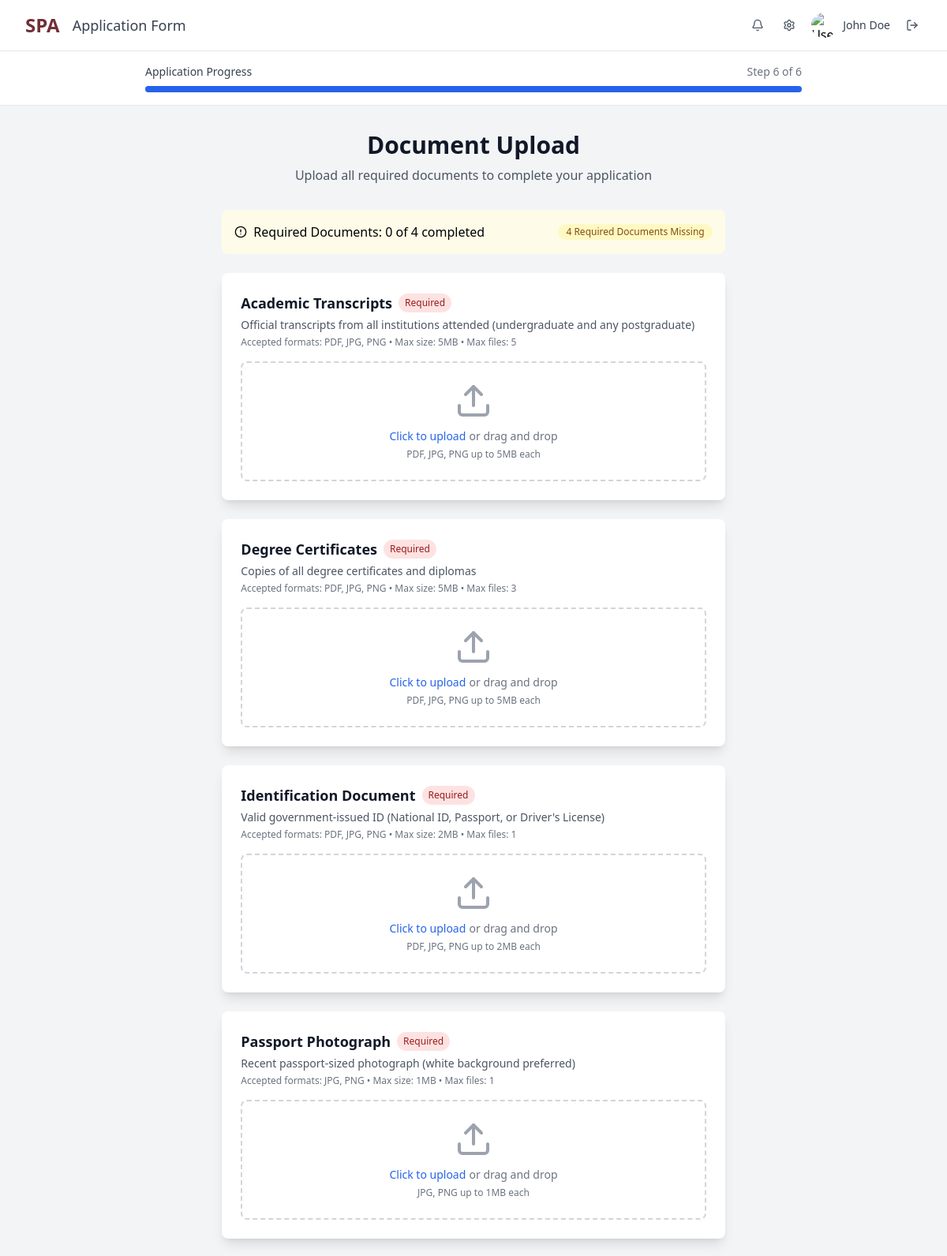
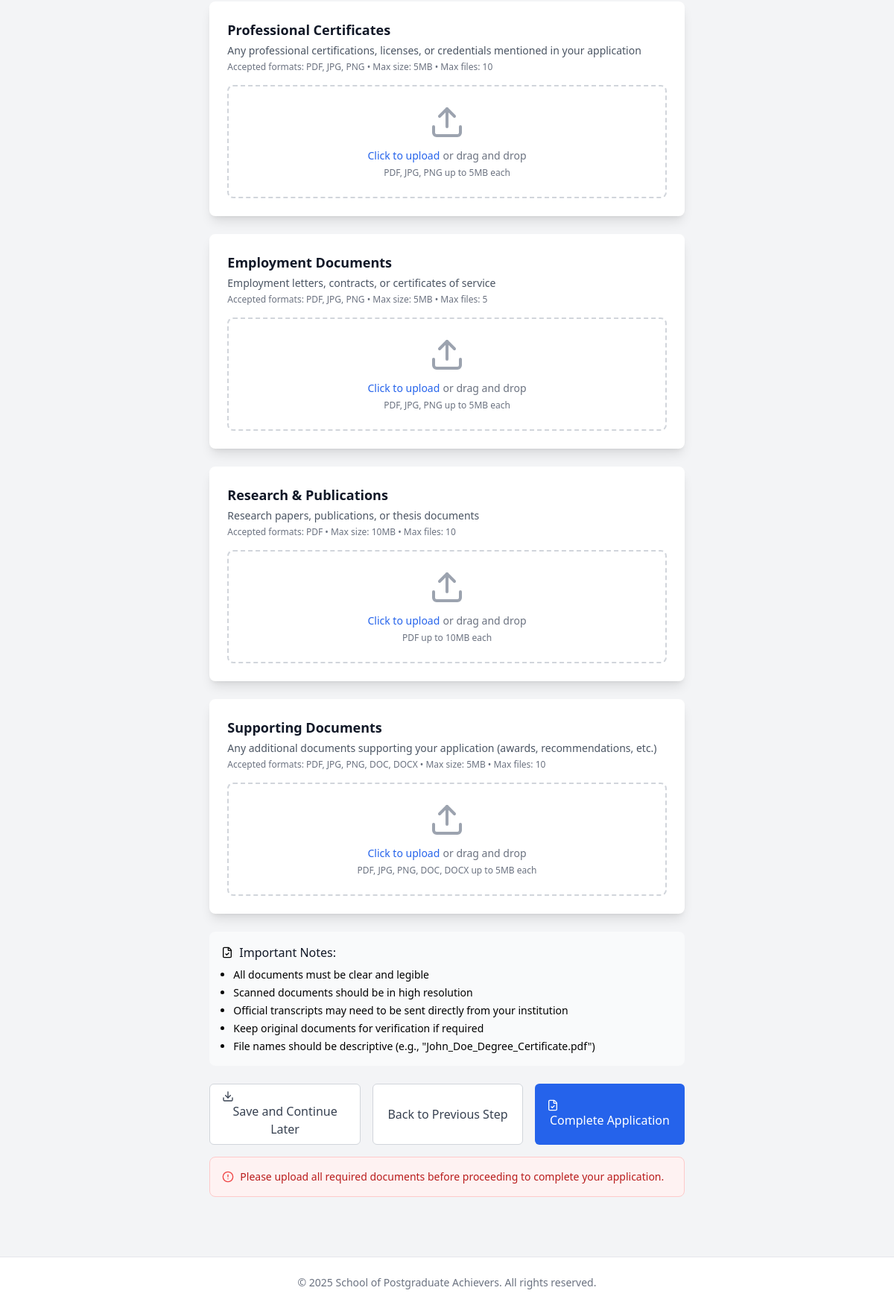
The app's page /apply/8/ (signed in) with its own data (2 pictures, top to bottom).
### application/models.py (models this page shows, shortened)
class DocumentCategory(models.Model):
    applicant = models.ForeignKey(Application, on_delete=models.CASCADE, related_name='document_categories')
    session = models.ForeignKey(Session, on_delete=models.CASCADE)
    title = models.CharField(max_length=255)
    description = models.TextField()
    required = models.BooleanField(default=False)
    accepted_formats = models.CharField(
        max_length=100,  # Sufficient for a list like "PDF,JPG,PNG"
        default="PDF,JPG,PNG",
        help_text="Comma-separated list of accepted file formats (e.g., PDF,JPG,PNG)"
    )
    max_size_mb = models.PositiveIntegerField(default=5, help_text="Maximum file size in MB")
    max_files = models.PositiveIntegerField(default=1, help_text="Maximum number of files allowed")
    def get_accepted_formats(self):
        return [f.strip() for f in self.accepted_formats.split(',') if f.strip()]

### application/views.py (the view, shortened to what this page needs)
# urls.py: path('apply/8/', views.ApplyEight, name='apply_eight'),
def ApplyEight(request):
    if request.user.is_authenticated:
        user = request.user
        applicant = get_object_or_404(Application, applicant=user)
        current_session = Session.objects.filter(is_current=True).first()
        context = {}
        document_categories = DocumentCategory.objects.filter(applicant=applicant, session=current_session)
        document_categories = DocumentCategory.objects.filter(applicant=applicant, session=current_session)
        required_categories = document_categories.filter(required=True)
        completed_required = required_categories.filter(files__isnull=False).count()
        total_required = required_categories.count()
        missing_required = total_required - completed_required
        for category in document_categories:
            category.accepted_formats_list = category.get_accepted_formats()  # Use the existing method
            category.accepted_formats_display = ', '.join(category.accepted_formats_list)
            category.accept_string = ','.join(f'.{fmt.lower()}' for fmt in category.accepted_formats_list)
        context = {
            'document_categories': document_categories,
            'completed_required': completed_required,
            'total_required': total_required,
            'missing_required': missing_required,
            'current_year': timezone.now().year,
        }
        if request.method == 'GET':
            return render(request, './application/applyeight.html', context)
    return redirect('/')  # Redirect if not authenticated

### templates/application/applyeight.html (shortened to what this page needs)
<!DOCTYPE html>
<html lang="en">
<head>
    <script src="https://cdn.tailwindcss.com"></script>
</head>
<body class="min-h-screen bg-gray-100 flex flex-col">
    <header class="bg-white shadow-sm border-b" aria-label="Application Header">
        <div class="max-w-7xl mx-auto px-4 sm:px-6 lg:px-8">
            <div class="flex justify-between items-center py-4">
                <div class="flex items-center">
                    <div class="flex-shrink-0">
                        <h1 class="text-2xl font-bold text-[#722F37]">SPA</h1>
                    </div>
                    <div class="ml-4">
                        <h2 class="text-lg font-medium text-gray-700">Application Form</h2>
                    </div>
                </div>
                <div class="flex items-center space-x-4">
                    <button class="p-1 text-gray-600 hover:text-gray-900" aria-label="Notifications">
                        <i data-lucide="bell" class="h-4 w-4"></i>
                    </button>
                    <button class="p-1 text-gray-600 hover:text-gray-900" aria-label="Settings">
                        <i data-lucide="settings" class="h-4 w-4"></i>
                    </button>
                    <div class="flex items-center space-x-2">
                        <img src="/placeholder.svg?height=40&width=40" alt="User Profile" class="h-8 w-8 rounded-full">
                        <span class="text-sm font-medium text-gray-700">John Doe</span>
                    </div>
                    <button class="p-1 text-gray-600 hover:text-gray-900" aria-label="Log out">
                        <i data-lucide="log-out" class="h-4 w-4"></i>
                    </button>
                </div>
            </div>
        </div>
    </header>
    <div class="bg-white border-b">
        <div class="max-w-4xl mx-auto px-4 sm:px-6 lg:px-8 py-4">
            <div class="flex items-center justify-between mb-2">
                <h3 class="text-sm font-medium text-gray-700">Application Progress</h3>
                <span class="text-sm text-gray-500">Step 6 of 6</span>
            </div>
            <div class="w-full bg-gray-200 rounded-full h-2">
                <div class="bg-blue-600 h-2 rounded-full" style="width: 100%;"></div>
            </div>
        </div>
    </div>
    <main class="flex-1 max-w-4xl mx-auto px-4 sm:px-6 lg:px-8 py-8" role="main">
        <div class="mb-8 text-center">
            <h1 class="text-3xl font-bold text-gray-900">Document Upload</h1>
            <p class="mt-2 text-gray-600">Upload all required documents to complete your application</p>
        </div>
        <div class="mb-6 p-4 rounded-lg {% if completed_required == total_required %}border-green-200 bg-green-50{% else %}border-yellow-200 bg-yellow-50{% endif %}" role="alert">
            <div class="flex items-center justify-between">
                <div class="flex items-center gap-2">
                    <i data-lucide="alert-circle" class="h-4 w-4"></i>
                    <span>
                        Required Documents: {{ completed_required }} of {{ total_required }} completed
                    </span>
                </div>
                {% if completed_required == total_required %}
                    <span class="inline-flex items-center px-2.5 py-0.5 rounded-full text-xs font-medium bg-green-100 text-green-800">
                        <i data-lucide="check-circle" class="h-3 w-3 mr-1"></i>
                        All Required Documents Uploaded
                    </span>
                {% else %}
                    <span class="inline-flex items-center px-2.5 py-0.5 rounded-full text-xs font-medium bg-yellow-100 text-yellow-800">
                        {{ missing_required }} Required Documents Missing
                    </span>
                {% endif %}
            </div>
        </div>
        <form method="post" enctype="multipart/form-data" id="upload-form">
            {% for category in document_categories %}
                <div class="mb-6 bg-white shadow-lg rounded-lg">
                    <div class="p-6">
                        <div class="flex items-start justify-between">
                            <div class="flex-1">
                                <div class="flex items-center gap-2">
                                    <h2 class="text-lg font-semibold text-gray-900">{{ category.title }}</h2>
                                    {% if category.required %}
                                        <span class="inline-flex items-center px-2 py-1 rounded-full text-xs font-medium bg-red-100 text-red-800">Required</span>
                                    {% endif %}
                                </div>
                                <p class="mt-1 text-sm text-gray-600">{{ category.description }}</p>
                                <p class="mt-1 text-xs text-gray-500">
                                    Accepted formats: {{ category.accepted_formats_list|join:', ' }} • Max size: {{ category.max_size_mb }}MB • Max files: {{ category.max_files }}
                                </p>
                            </div>
                        </div>
                        <div class="mt-4">
                            <div class="border-2 border-dashed border-gray-300 rounded-lg p-6 text-center hover:border-gray-400 transition-colors">
                                <label for="upload-{{ category.id }}" class="cursor-pointer">
                                    <i data-lucide="upload" class="mx-auto h-12 w-12 text-gray-400"></i>
                                    <div class="mt-2">
                                        <span class="text-sm font-medium text-blue-600 hover:text-blue-500">Click to upload</span>
                                        <span class="text-sm text-gray-500"> or drag and drop</span>
                                    </div>
                                    <p class="text-xs text-gray-500 mt-1">
                                        {{ category.accepted_formats_display }} up to {{ category.max_size_mb }}MB each
                                    </p>
                                </label>
                            </div>
                        </div>
                    </div>
                </div>
            {% endfor %}
        </form>
        <div class="p-4 rounded-lg bg-gray-50" role="note">
            <div class="flex items-center gap-2">
                <i data-lucide="file-check" class="h-4 w-4"></i>
                <h4 class="font-medium text-gray-900">Important Notes:</h4>
            </div>
            <ul class="text-sm space-y-1 ml-4 list-disc mt-2">
                <li>All documents must be clear and legible</li>
                <li>Scanned documents should be in high resolution</li>
                <li>Official transcripts may need to be sent directly from your institution</li>
                <li>Keep original documents for verification if required</li>
                <li>File names should be descriptive (e.g., "John_Doe_Degree_Certificate.pdf")</li>
            </ul>
        </div>
        <div class="flex flex-col sm:flex-row gap-4 pt-6">
            <button
                type="button"
                onclick="localStorage.setItem('documentUploadState', 'saved'); alert('Progress saved! You can continue later.');"
                class="flex-1 bg-white border border-gray-300 text-gray-700 hover:bg-gray-50 px-4 py-2 rounded-md"
                aria-label="Save and Continue Later"
            >
                <i data-lucide="download" class="h-4 w-4 mr-2"></i>
                Save and Continue Later
            </button>
            <button
                type="button"
                onclick="window.history.back()"
                class="flex-1 bg-white border border-gray-300 text-gray-700 hover:bg-gray-50 px-4 py-2 rounded-md"
                aria-label="Back to Previous Step"
            >
                Back to Previous Step
            </button>
            <button
                type="submit"
                formaction="/apply/8/"
                name="action"
                value="next"
                class="flex-1 bg-blue-600 text-white hover:bg-blue-700 px-4 py-2 rounded-md"
                {% if completed_required != total_required %}disabled{% endif %}
                aria-label="Complete Application"
            >
                <i data-lucide="file-check" class="h-4 w-4 mr-2"></i>
                Complete Application
            </button>
        </div>
        {% if completed_required != total_required %}
            <div class="p-4 mt-4 rounded-lg bg-red-50 border border-red-200" role="alert">
                <div class="flex items-center gap-2">
                    <i data-lucide="alert-circle" class="h-4 w-4 text-red-500"></i>
                    <span class="text-sm text-red-700">Please upload all required documents before proceeding to complete your application.</span>
                </div>
            </div>
        {% endif %}
    </main>
    <footer class="bg-white border-t mt-12">
        <div class="max-w-7xl mx-auto px-4 sm:px-6 lg:px-8 py-6">
            <div class="text-center text-sm text-gray-500">
                <p>&copy; 2025 School of Postgraduate Achievers. All rights reserved.</p>
            </div>
        </div>
    </footer>
</body>
</html>

### records on screen
DocumentCategory: title "Academic Transcripts", required "Required", description "Official transcripts from all institutions attended (undergraduate and any postgraduate)", accepted_formats_list "PDF, JPG, PNG", max_size_mb "5", max_files "5", accepted_formats_display "PDF, JPG, PNG"
DocumentCategory: title "Degree Certificates", required "Required", description "Copies of all degree certificates and diplomas", accepted_formats_list "PDF, JPG, PNG", max_size_mb "5", max_files "3", accepted_formats_display "PDF, JPG, PNG"
DocumentCategory: title "Identification Document", required "Required", description "Valid government-issued ID (National ID, Passport, or Driver's License)", accepted_formats_list "PDF, JPG, PNG", max_size_mb "2", max_files "1", accepted_formats_display "PDF, JPG, PNG"
DocumentCategory: title "Passport Photograph", required "Required", description "Recent passport-sized photograph (white background preferred)", accepted_formats_list "JPG, PNG", max_size_mb "1", max_files "1", accepted_formats_display "JPG, PNG"
DocumentCategory: title "Professional Certificates", description "Any professional certifications, licenses, or credentials mentioned in your application", accepted_formats_list "PDF, JPG, PNG", max_size_mb "5", max_files "10", accepted_formats_display "PDF, JPG, PNG"
DocumentCategory: title "Employment Documents", description "Employment letters, contracts, or certificates of service", accepted_formats_list "PDF, JPG, PNG", max_size_mb "5", max_files "5", accepted_formats_display "PDF, JPG, PNG"
DocumentCategory: title "Research & Publications", description "Research papers, publications, or thesis documents", accepted_formats_list "PDF", max_size_mb "10", max_files "10", accepted_formats_display "PDF"
DocumentCategory: title "Supporting Documents", description "Any additional documents supporting your application (awards, recommendations, etc.)", accepted_formats_list "PDF, JPG, PNG, DOC, DOCX", max_size_mb "5", max_files "10", accepted_formats_display "PDF, JPG, PNG, DOC, DOCX"

### other values on screen
{{ completed_required }} "0"
{{ total_required }} "4"
{{ missing_required }} "4"
